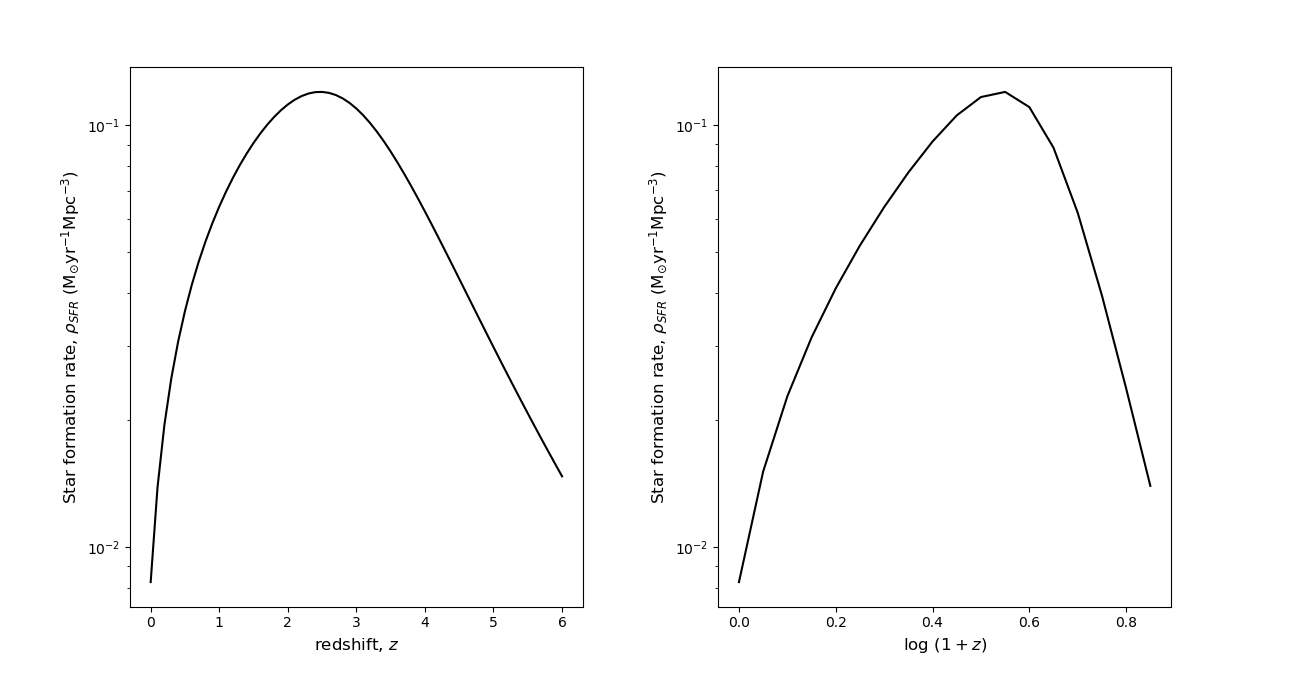

Here is the Python script that generated this plot:
import numpy as np
import matplotlib.pyplot as plt

z=np.linspace(0.0, 6.0, 61)
rate=(0.0118+0.08*z)*0.7/(1+(z/3.3)**5.2)
lz=np.linspace(0.0, 0.85, 18)
ratel=(0.0118+0.08*(10.**lz-1.))*0.7/(1+((10.**lz-1.)/3.3)**5.2)

plt.subplot(1,2,1)
plt.semilogy(z, rate,'k-')
plt.xlabel(r'redshift, $z$',size=12)
plt.ylabel(r'Star formation rate, $\rho_{SFR}$ (M$_{\odot}$yr$^{-1}$Mpc$^{-3}$)',size=12)

plt.subplot(1,2,2)
plt.semilogy(lz, ratel,'k-')
plt.xlabel(r'log $(1+z)$',size=12)
plt.ylabel(r'Star formation rate, $\rho_{SFR}$ (M$_{\odot}$yr$^{-1}$Mpc$^{-3}$)',size=12)

plt.subplots_adjust(wspace=0.3,hspace=None)
plt.show()
